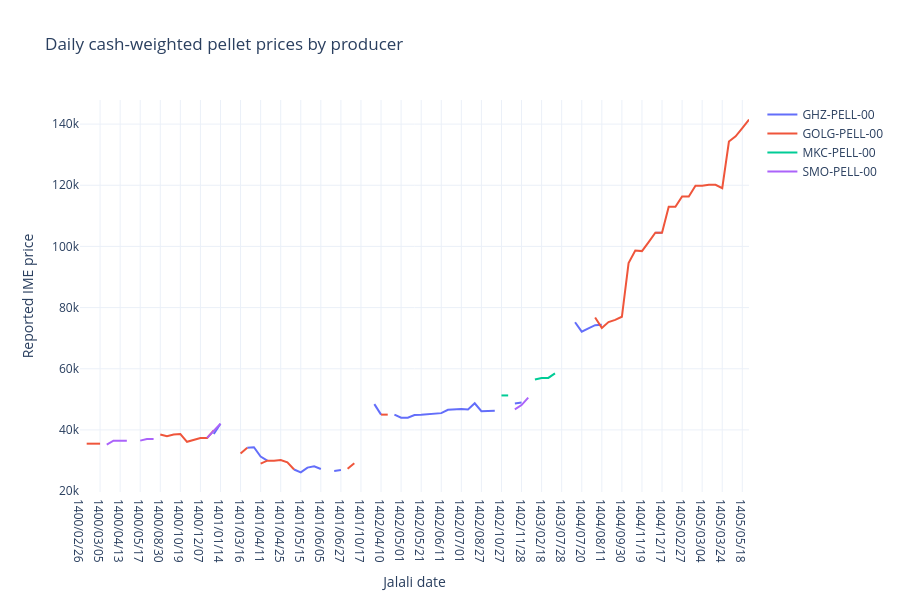

Notebook code for this chart:
### Markdown cell above
## 5. Price chart of major companies
Change the `TOP_N` parameter to increase or decrease the number of companies.

### Code cell
TOP_N = 4
top_symbols = company_profile.head(TOP_N)["Symbol"].tolist()
plot_data = daily_company.loc[daily_company["Symbol"].isin(top_symbols)].copy()
price_wide = plot_data.pivot(index="date_jalali", columns="Symbol", values="weighted_price").sort_index()

fig = go.Figure()
for symbol in price_wide.columns:
    fig.add_trace(go.Scatter(x=price_wide.index, y=price_wide[symbol], name=symbol))
fig.update_layout(title='Daily cash-weighted pellet prices by producer',
    xaxis_title='Jalali date', yaxis_title='Reported IME price',
    height=600, template='plotly_white', hovermode='x unified')
fig.show()
